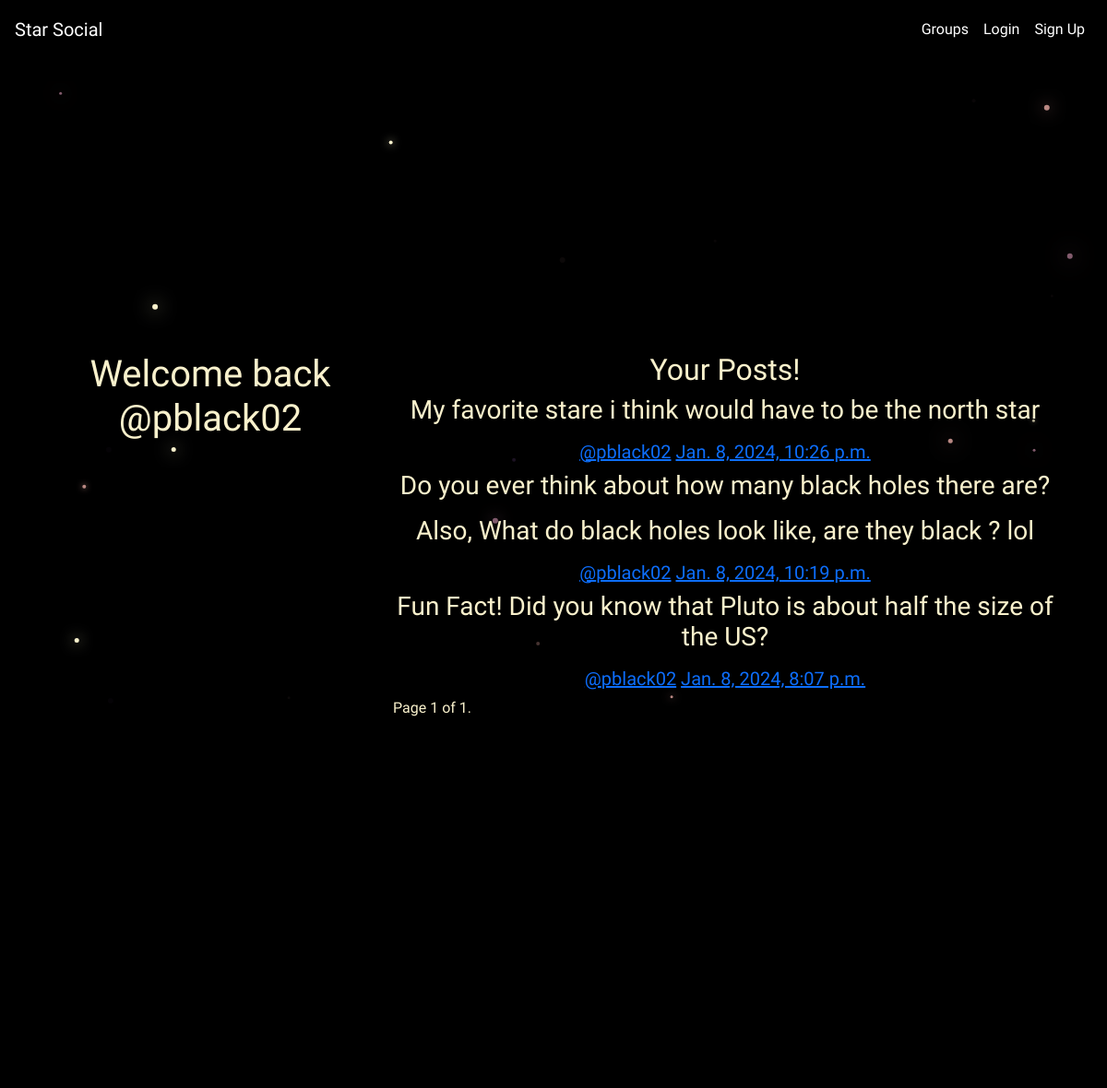
Screenshot of /posts/by/pblack02/ with the database file from the repository.
### posts/models.py (models this page shows, shortened)
class Post(models.Model):
    user = models.ForeignKey(User, related_name='posts', on_delete=models.CASCADE)
    created_at = models.DateTimeField(auto_now=True)
    message = models.TextField()
    message_html = models.TextField(editable=False)
    group = models.ForeignKey(Group, related_name='posts', on_delete=models.CASCADE, null=True, blank=True)
    class Meta:
        ordering = ["-created_at"]
        unique_together = ['user', 'message']

### posts/views.py (the view)
# urls.py: path('by/<username>/', views.UserPost.as_view(), name='for_user'),
class UserPost(generic.ListView):
    paginate_by = 3
    model = models.Post
    template_name = 'posts/user_post_list.html'
    def get_queryset(self):
        try:
            self.post_user = User.objects.prefetch_related('posts').get(username__iexact=self.kwargs.get('username'))
        except User.DoesNotExist:
            raise Http404
        else:
            return self.post_user.posts.all()
    def get_context_data(self, **kwargs):
        context = super().get_context_data(**kwargs)
        context['post_user'] = self.post_user
        return context

### posts/templates/posts/user_post_list.html (shortened to what this page needs)
{% extends 'posts/post_base.html' %}
{% block prepost %}
    <div class="col-md-4">
        <h1>Welcome back
            <br>
            @{{post_user.username}}</h1>
    </div>
{% endblock %}
{% block post_content %}
    <div class="col-md-8">
        <h2>Your Posts!</h2>
        {% for post in post_list %}
            {% include 'posts/_post.html' %}
        {% endfor %}
    <div class="pagination">
        <span class="step-links">
            <span class="current">
                Page {{ page_obj.number }} of {{ page_obj.paginator.num_pages }}.
            </span>
        </span>
    </div>
    </div>
{% endblock %}

### posts/templates/posts/_post.html (shortened to what this page needs)
<div class="post media">
    <h3>{{post.message_html|safe}}</h3>
    <div class="media-body">
        <h5 class="media-heading">
        <span class="username">
            <a href="{% url 'posts:for_user' username=post.user.username %}">@{{post.user.username}}</a>
        </span>
        <time class="time">
            <a href="{% url 'posts:single' username=post.user.username pk=post.pk %}">{{post.created_at}}</a>
        </time>
        </h5>
    </div>
</div>

### static/simplesocial/css/master.css (style rules this page uses)
html, body { height: 100%; width: 100%; background: black; color: white; overflow: hidden; margin: 0; font-family: 'Exo 2', sans-serif; }

### rows the page displays
Post: message_html "My favorite stare i think would have to be the north star", user.username "pblack02", created_at "Jan. 8, 2024, 10:26 p.m."
Post: message_html "Do you ever think about how many black holes there are? Also, What do black holes look like, are they black ? lol", user.username "pblack02", created_at "Jan. 8, 2024, 10:19 p.m."
Post: message_html "Fun Fact! Did you know that Pluto is about half the size of the US?", user.username "pblack02", created_at "Jan. 8, 2024, 8:07 p.m."

### other values shown
{{ post_user.username }} "pblack02"
{{ page_obj.number }} "1"
{{ page_obj.paginator.num_pages }} "1"
